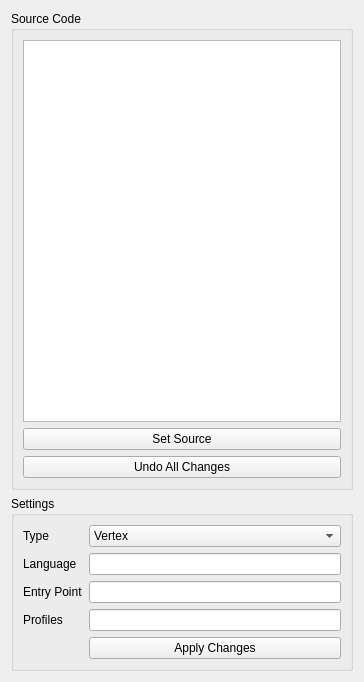
<?xml version="1.0" encoding="UTF-8"?>
<ui version="4.0">
 <class>gpuProp</class>
 <widget class="QWidget" name="gpuProp">
  <property name="geometry">
   <rect>
    <x>0</x>
    <y>0</y>
    <width>364</width>
    <height>682</height>
   </rect>
  </property>
  <property name="windowTitle">
   <string>Form</string>
  </property>
  <layout class="QVBoxLayout" name="verticalLayout">
   <item>
    <widget class="QGroupBox" name="groupBox">
     <property name="sizePolicy">
      <sizepolicy hsizetype="Preferred" vsizetype="Expanding">
       <horstretch>0</horstretch>
       <verstretch>0</verstretch>
      </sizepolicy>
     </property>
     <property name="minimumSize">
      <size>
       <width>0</width>
       <height>0</height>
      </size>
     </property>
     <property name="title">
      <string>Source Code</string>
     </property>
     <layout class="QVBoxLayout" name="verticalLayout_2">
      <item>
       <widget class="QTextEdit" name="srcEdit">
        <property name="sizePolicy">
         <sizepolicy hsizetype="Expanding" vsizetype="MinimumExpanding">
          <horstretch>0</horstretch>
          <verstretch>0</verstretch>
         </sizepolicy>
        </property>
        <property name="minimumSize">
         <size>
          <width>0</width>
          <height>300</height>
         </size>
        </property>
        <property name="font">
         <font>
          <family>Courier</family>
         </font>
        </property>
       </widget>
      </item>
      <item>
       <widget class="QPushButton" name="setSrcButton">
        <property name="text">
         <string>Set Source</string>
        </property>
       </widget>
      </item>
      <item>
       <widget class="QPushButton" name="undoButton">
        <property name="text">
         <string>Undo All Changes</string>
        </property>
       </widget>
      </item>
     </layout>
    </widget>
   </item>
   <item>
    <widget class="QGroupBox" name="groupBox_2">
     <property name="sizePolicy">
      <sizepolicy hsizetype="Preferred" vsizetype="Maximum">
       <horstretch>0</horstretch>
       <verstretch>0</verstretch>
      </sizepolicy>
     </property>
     <property name="minimumSize">
      <size>
       <width>30</width>
       <height>0</height>
      </size>
     </property>
     <property name="title">
      <string>Settings</string>
     </property>
     <layout class="QFormLayout" name="formLayout">
      <item row="0" column="0">
       <widget class="QLabel" name="label">
        <property name="text">
         <string>Type</string>
        </property>
       </widget>
      </item>
      <item row="0" column="1">
       <widget class="QComboBox" name="typeBox">
        <item>
         <property name="text">
          <string>Vertex</string>
         </property>
        </item>
        <item>
         <property name="text">
          <string>Fragment</string>
         </property>
        </item>
        <item>
         <property name="text">
          <string>Geometry</string>
         </property>
        </item>
       </widget>
      </item>
      <item row="1" column="0">
       <widget class="QLabel" name="label_2">
        <property name="text">
         <string>Language</string>
        </property>
       </widget>
      </item>
      <item row="1" column="1">
       <widget class="QLineEdit" name="langEdit"/>
      </item>
      <item row="2" column="0">
       <widget class="QLabel" name="label_3">
        <property name="text">
         <string>Entry Point</string>
        </property>
       </widget>
      </item>
      <item row="2" column="1">
       <widget class="QLineEdit" name="entryEdit"/>
      </item>
      <item row="3" column="0">
       <widget class="QLabel" name="label_4">
        <property name="text">
         <string>Profiles</string>
        </property>
       </widget>
      </item>
      <item row="3" column="1">
       <widget class="QLineEdit" name="profEdit"/>
      </item>
      <item row="4" column="1">
       <widget class="QPushButton" name="applyButton">
        <property name="text">
         <string>Apply Changes</string>
        </property>
       </widget>
      </item>
     </layout>
    </widget>
   </item>
  </layout>
 </widget>
 <resources/>
 <connections/>
</ui>
